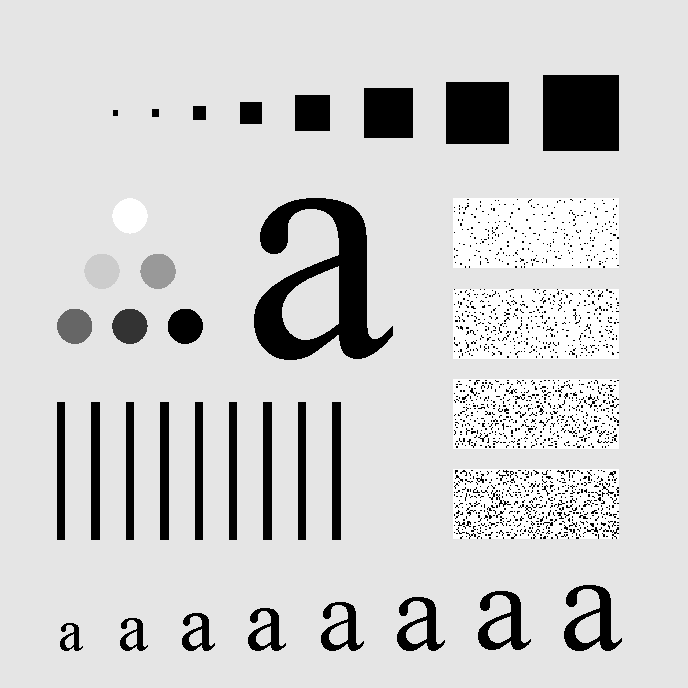
#> input picture photos/Characters Test Pattern 688x688.tif, 688 x 688 px
$ jupyter execute c-edge-detection.ipynb
#> lines starting #> are read from the running program, lines starting #| are printed output that depends on the picture; after the words box and inside, x2 and y2 are one past the last pixel; in counts of white or black regions, pixels touching at a corner belong together
[cell 1]
import cv2
import numpy as np
import matplotlib.pyplot as plt

[cell 2]
originalImage = cv2.imread("../photos/Characters Test Pattern 688x688.tif", cv2.IMREAD_GRAYSCALE)
#> originalImage is the input picture: shape (688, 688); min 0, max 255, mean 207.3
#originalImage = cv2.resize(originalImage, (512, 512))

[cell 3]
# Generate Gaussian noise
noise = np.random.normal(7, 10, originalImage.shape).astype(np.uint8)
noisyImage = cv2.add(originalImage, noise)
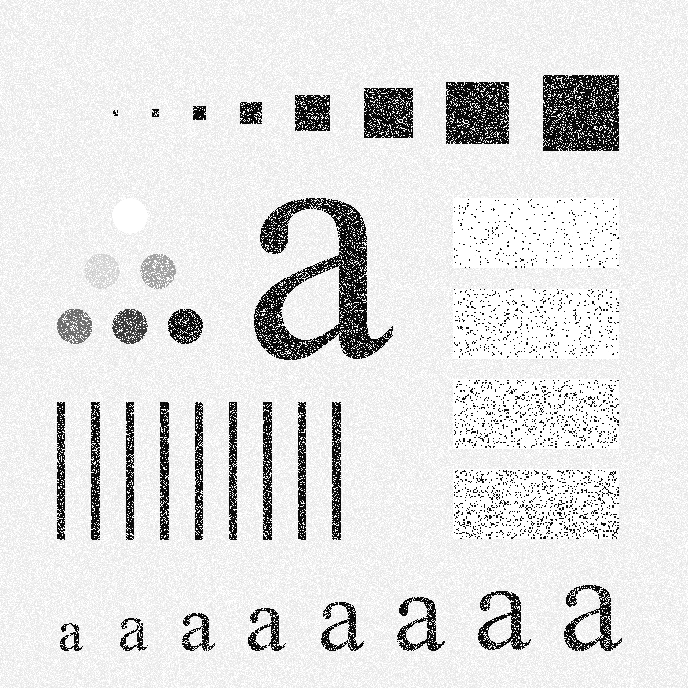
#> noisyImage: shape (688, 688); min 0, max 255, mean 224.5

[cell 4]
# Perform fft on the noisy image
fftOriginalImage = np.fft.fftshift(np.fft.fft2(originalImage))
fftNoisyImage = np.fft.fftshift(np.fft.fft2(noisyImage))
magnitudeSpectrum = np.log(np.abs(fftOriginalImage) + 1)
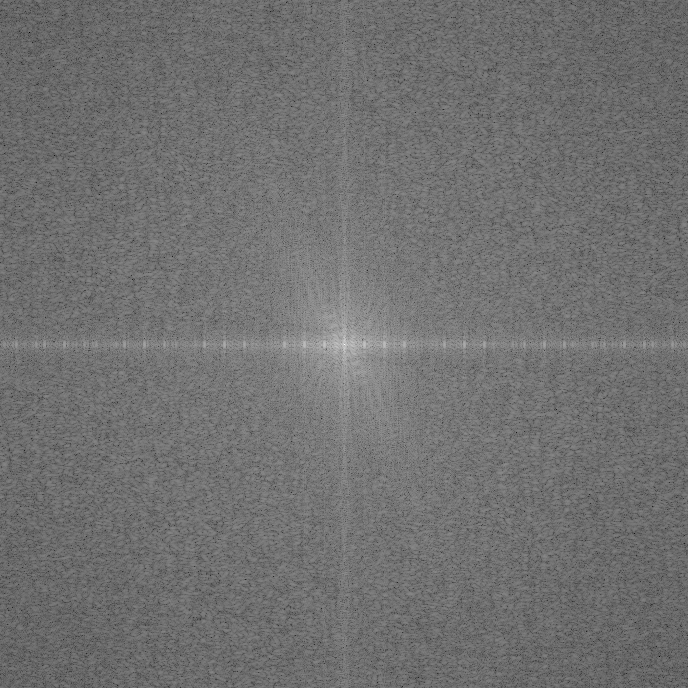
#> magnitudeSpectrum: shape (688, 688) float64; min 2.57, max 18.4, mean 9.58; drawn with min black and max white

[cell 5]
def plotImage(row, col, index, image, title):
    plt.subplot(row, col, index)
    # Display the magnitude or real part of the complex image
    if np.iscomplexobj(image):
        plt.imshow(np.abs(image), cmap='gray')  # Display magnitude
    else:
        plt.imshow(image, cmap='gray')  # Display real part
    plt.title(title)

[cell 6]
def applyIdealHighPassFilter(image, cutOffFrequency):
#> called with image = array of shape (688, 688), cutOffFrequency = 20
    height, width = image.shape
#> height = 688; width = 688
    idealFilter = np.zeros(image.shape, dtype=np.float32)

    for u in range(height):
        for v in range(width):
            D = np.sqrt((u - height/2)**2 + (v - width/2)**2)
            if (D > cutOffFrequency):
                idealFilter[u, v] = 1
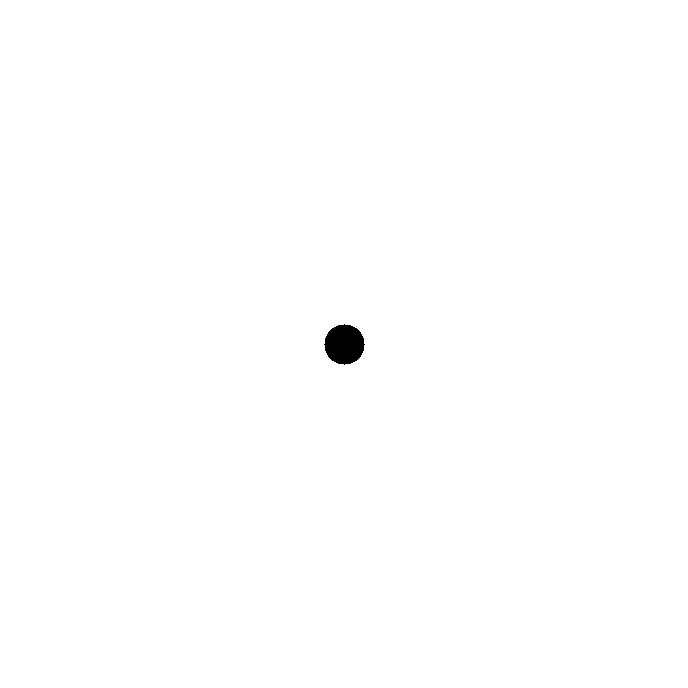
#> idealFilter: shape (688, 688) float32; values 0 (black) and 1 (white), 99.7% white; 1 black region, box (x1, y1, x2, y2) and area: (324, 324, 365, 365) 1257

    filteredImage = image * idealFilter
    return filteredImage

[cell 7]
def applyGaussianHighPassFilter(image, cutOffFrequency):
    height, width = image.shape
    gaussianFilter = np.zeros(image.shape, dtype=np.float32)

    for u in range(height):
        for v in range(width):
            D = np.sqrt((u - height/2)**2 + (v - width/2)**2)
            gaussianFilter[u, v] = 1 - np.exp(-(D**2) / (2 * (cutOffFrequency**2)))

    filteredImage = image * gaussianFilter
    return filteredImage

[cell 8]
cutOffFrequency = 20
plt.figure(figsize=(18, 18))

# For Original Image
plotImage(3, 3, 1, originalImage, "Original Image")

idealFilteredImage = applyIdealHighPassFilter(fftOriginalImage, cutOffFrequency)
idealFilteredImage = np.fft.ifft2(np.fft.ifftshift(idealFilteredImage)).real
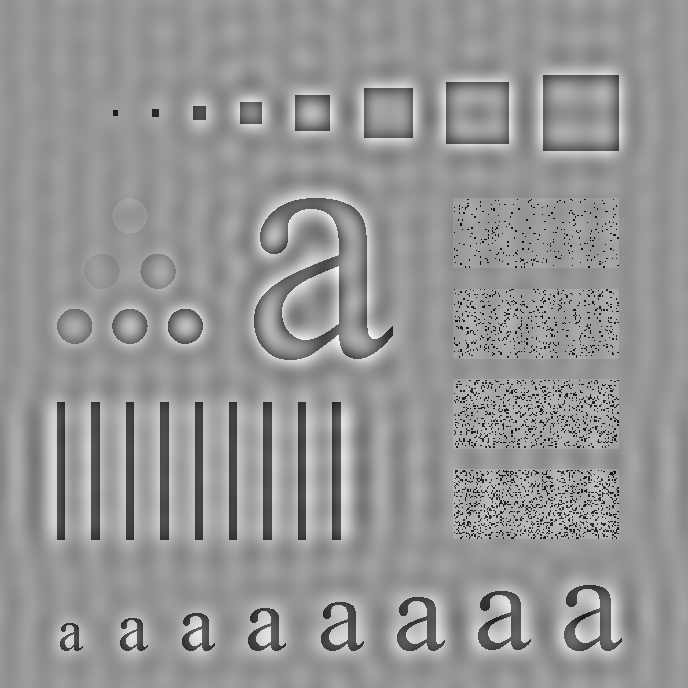
#> idealFilteredImage: shape (688, 688) float64; min -264.1, max 185, mean 0; drawn with min black and max white
plotImage(3, 3, 2, idealFilteredImage, "Ideal High Pass Filter with Original Image")

gaussianFilteredImage = applyIdealHighPassFilter(fftOriginalImage, cutOffFrequency)
gaussianFilteredImage = np.fft.ifft2(np.fft.ifftshift(gaussianFilteredImage)).real
plotImage(3, 3, 3, idealFilteredImage, "Gaussian High Pass Filter with Original Image")

# For Noisy Image
plotImage(3, 3, 4, noisyImage, "Noisy Image")

idealFilteredImage = applyIdealHighPassFilter(fftNoisyImage, cutOffFrequency)
idealFilteredImage = np.fft.ifft2(np.fft.ifftshift(idealFilteredImage)).real
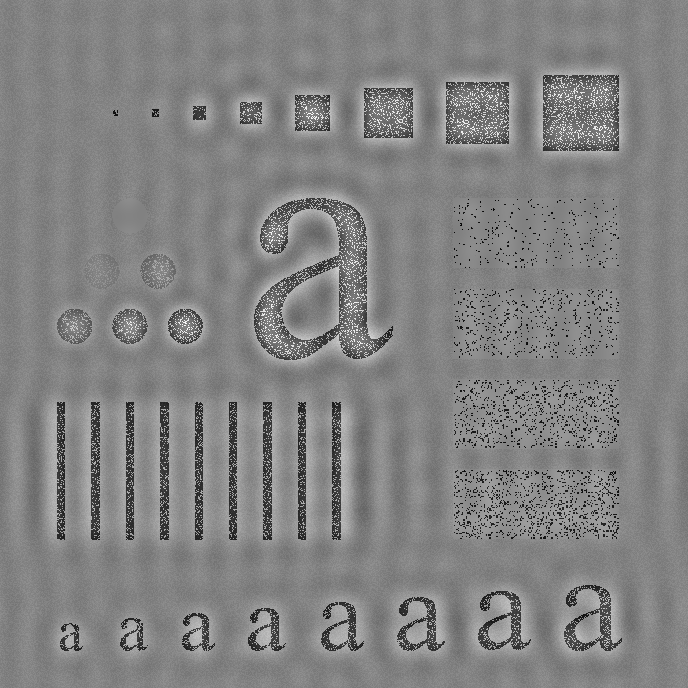
#> idealFilteredImage: shape (688, 688) float64; min -260.2, max 246.4, mean 0; drawn with min black and max white
plotImage(3, 3, 5, idealFilteredImage, "Ideal High Pass Filter with Noisy Image")

gaussianFilteredImage = applyIdealHighPassFilter(fftNoisyImage, cutOffFrequency)
gaussianFilteredImage = np.fft.ifft2(np.fft.ifftshift(gaussianFilteredImage)).real
plotImage(3, 3, 6, idealFilteredImage, "Gaussian High Pass Filter with Noisy Image")

# DFT Magnitude Spectrum for Original Image
plotImage(3, 3, 8, magnitudeSpectrum, "DFT Magnitude Spectrum")
